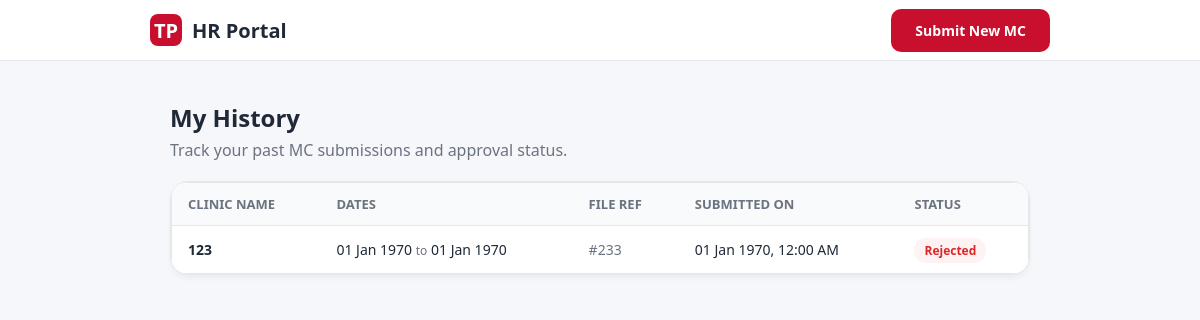
The app's page /pages/Fanan/view_history.php with its own data.
### tables this page shows
CREATE TABLE `mc_records` (
  `mc_id` int(11) NOT NULL,
  `user_id` int(11) NOT NULL,
  `clinic_name` varchar(255) NOT NULL,
  `start_date` int(11) NOT NULL,
  `end_date` int(11) NOT NULL,
  `mc_file_path` int(11) NOT NULL,
  `mime_type` int(11) NOT NULL,
  `verification_status` enum('approved','rejected','unapproved') NOT NULL DEFAULT 'unapproved',
  `submitted_at` int(11) NOT NULL,
  `verified_at` int(11) NOT NULL
);

### pages/Fanan/view_history.php (the view, shortened to what this page needs)
<?php
require 'db_conn.php';
$user_id = $_SESSION['user_id'];
$sql = "SELECT * FROM mc_records WHERE user_id = :uid ORDER BY submitted_at DESC";
$stmt = $conn->prepare($sql);
$stmt->execute([':uid' => $user_id]);
$records = $stmt->fetchAll();
?>
<!DOCTYPE html>
<html>
<head>
    <link rel="stylesheet" href="style.css">
</head>
<body>
    <div class="topbar">
        <div class="topbar-inner">
            <div class="brand">
                <div class="brand-mark">TP</div>
                <div>HR Portal</div>
            </div>
            <a href="submit_mc.php" class="btn">Submit New MC</a>
        </div>
    </div>
    <div class="container">
        <div class="card" style="padding: 0; border: none; box-shadow: none; background: transparent;">
            <h2 style="margin-bottom: 5px;">My History</h2>
            <p style="color:var(--tp-gray); margin-top:0;">Track your past MC submissions and approval status.</p>
        </div>
        <div class="card" style="padding: 0; overflow: hidden;">
            <table>
                <thead>
                    <tr>
                        <th>Clinic Name</th>
                        <th>Dates</th>
                        <th>File Ref</th>
                        <th>Submitted On</th>
                        <th>Status</th>
                    </tr>
                </thead>
                <tbody>
                    <?php if (count($records) > 0): ?>
                        <?php foreach ($records as $row): ?>
                            <tr>
                                <td style="font-weight: 600;"><?= htmlspecialchars($row['clinic_name']) ?></td>
                                <td>
                                    <?= date('d M Y', $row['start_date']) ?>
                                    <span style="color:var(--tp-gray); font-size:12px;">to</span>
                                    <?= date('d M Y', $row['end_date']) ?>
                                </td>
                                <td style="color:var(--tp-gray);">#<?= htmlspecialchars($row['mc_file_path']) ?></td>
                                <td><?= date('d M Y, h:i A', $row['submitted_at']) ?></td>
                                <td>
                                    <span class="status status-<?= strtolower($row['verification_status']) ?>">
                                        <?= ucfirst($row['verification_status']) ?>
                                    </span>
                                </td>
                            </tr>
                        <?php endforeach; ?>
                    <?php endif; ?>
                </tbody>
            </table>
        </div>
    </div>
</body>
</html>

### pages/Fanan/style.css (style rules this page uses)
:root { --tp-red: #c8102e; --tp-dark: #1f2937; --tp-gray: #6b7280; --bg: #f6f7fb; --card: #ffffff; --border: #e5e7eb; --success: #059669; --warning: #d97706; --danger: #dc2626; }
* { box-sizing: border-box; }
body { margin: 0; font-family: system-ui, -apple-system, "Segoe UI", Roboto, sans-serif; background: var(--bg); color: var(--tp-dark); }
.container { max-width: 900px; margin: 0 auto; padding: 20px; }
.topbar { background: #fff; border-bottom: 1px solid var(--border); position: sticky; top: 0; z-index: 10; padding: 0 20px; }
.topbar-inner { max-width: 900px; margin: 0 auto; display: flex; align-items: center; justify-content: space-between; height: 60px; }
.brand { font-weight: 800; font-size: 20px; display: flex; align-items: center; gap: 10px; }
.brand-mark { width: 32px; height: 32px; background: var(--tp-red); color: white; border-radius: 8px; display: flex; align-items: center; justify-content: center; }
.card, .form { background: var(--card); border: 1px solid var(--border); border-radius: 18px; padding: 24px; box-shadow: 0 4px 6px -1px rgba(0, 0, 0, 0.05); margin-top: 20px; }
h2 { margin-top: 0; color: var(--tp-dark); }
.btn { display: inline-block; background: var(--tp-red); color: #fff; text-decoration: none; border: none; border-radius: 10px; padding: 12px 24px; font-weight: 600; cursor: pointer; font-size: 14px; transition: opacity 0.2s; }
table { width: 100%; border-collapse: separate; border-spacing: 0; border: 1px solid var(--border); border-radius: 12px; overflow: hidden; }
th { background: #f9fafb; padding: 12px 16px; text-align: left; font-size: 13px; color: var(--tp-gray); font-weight: 600; text-transform: uppercase; }
td { border-top: 1px solid var(--border); padding: 14px 16px; font-size: 14px; }
.status { padding: 4px 10px; border-radius: 20px; font-size: 12px; font-weight: 700; text-transform: capitalize; }
.status-rejected { background: #fef2f2; color: var(--danger); }

### records on screen
mc_records: clinic_name "123", start_date "01 Jan 1970", end_date "01 Jan 1970", mc_file_path "233", submitted_at "01 Jan 1970, 12:00 AM", verification_status "Rejected"
